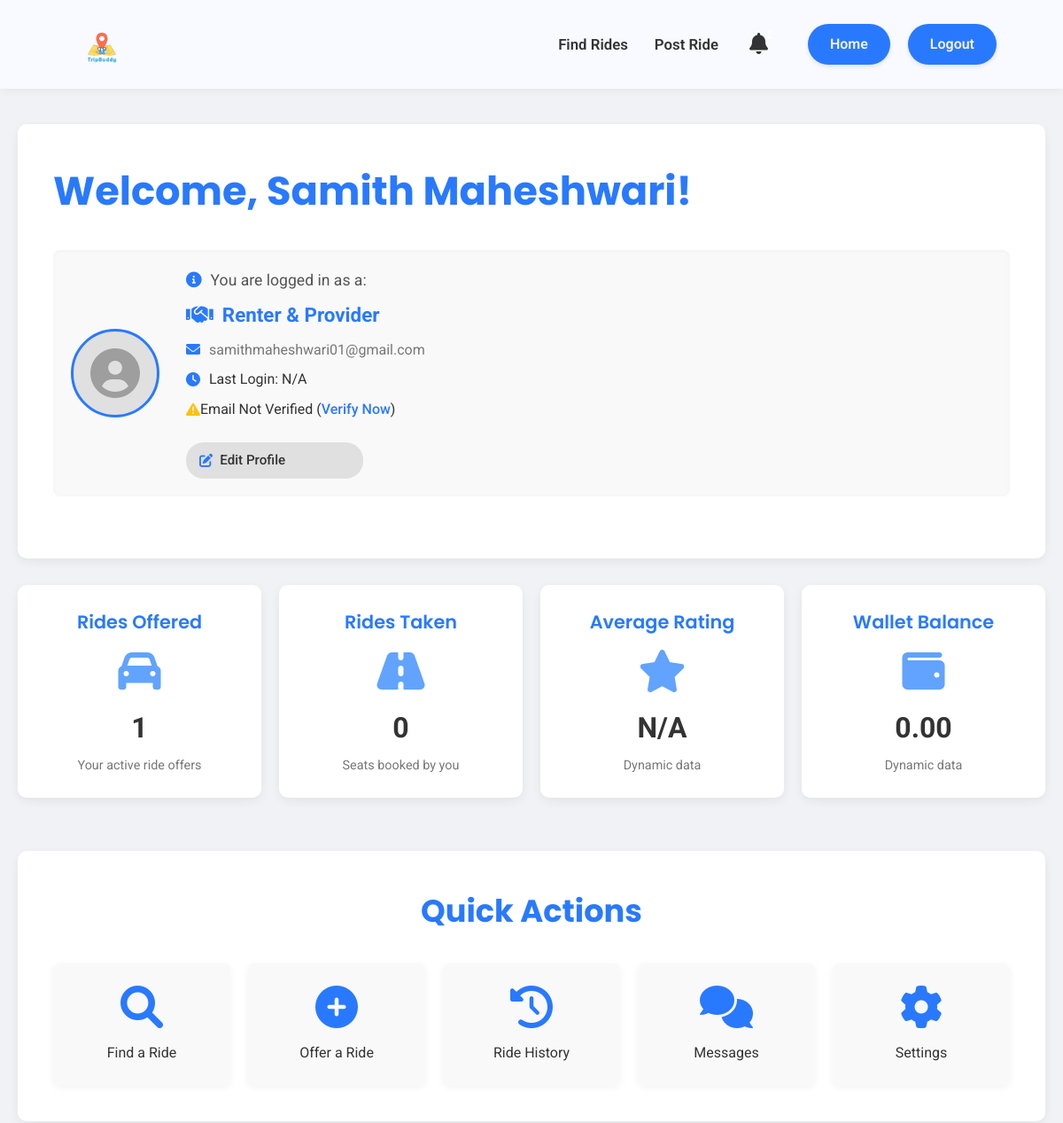
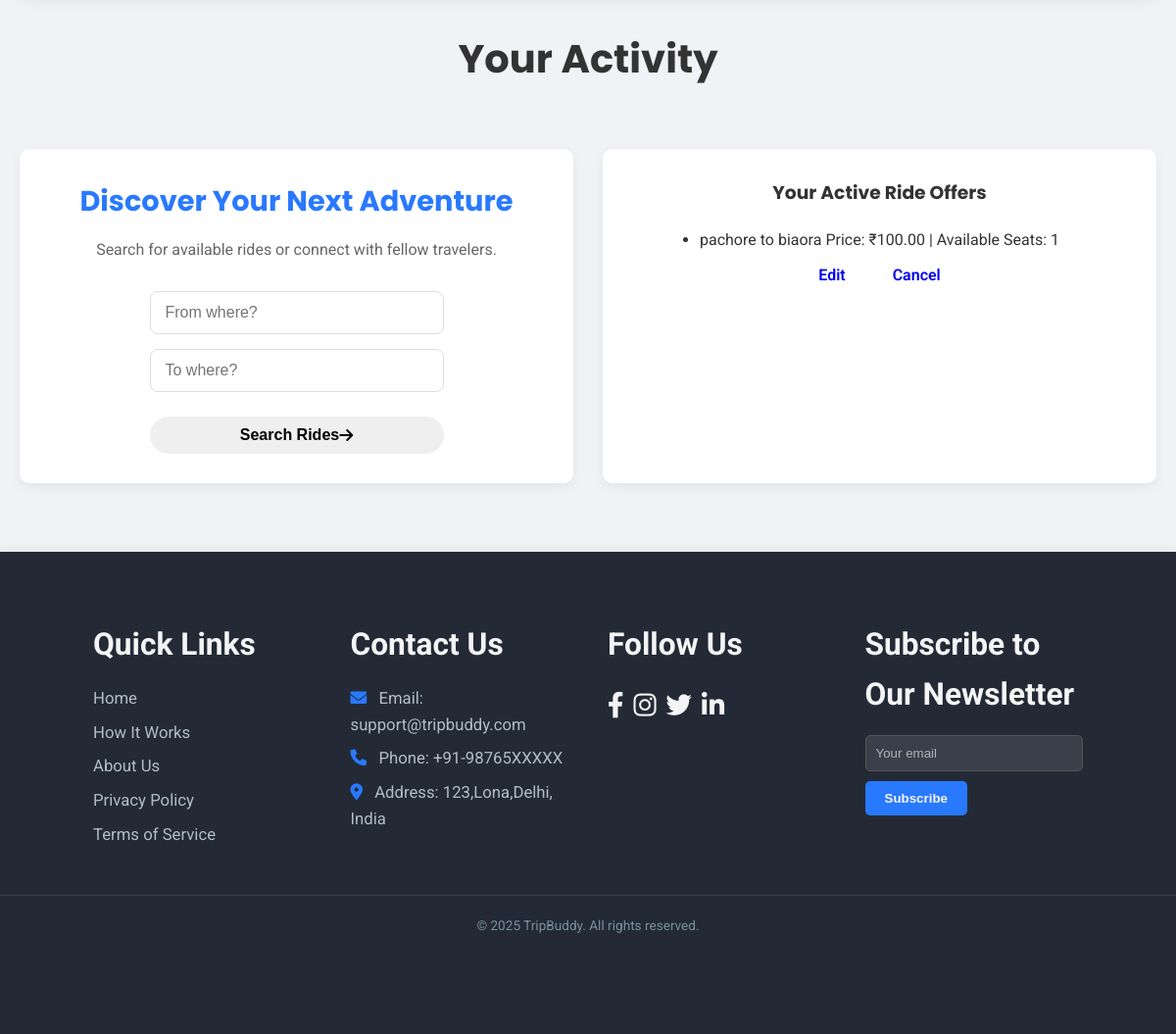
The page /dashboard (signed in) on the database its author committed (2 pictures, top to bottom).
### models.py (models this page shows, shortened)
class User(UserMixin, db.Model):
    id = db.Column(db.Integer, primary_key=True)
    username = db.Column(db.String(80), unique=True, nullable=False)
    email = db.Column(db.String(120), unique=True, nullable=False)
    password = db.Column(db.String(120), nullable=False)
    role = db.Column(db.String(20), nullable=False) # e.g., 'Renter', 'Provider'
    rides_created = db.relationship('Ride', backref='creator', lazy=True)
    rides_taken = db.Column(db.Integer, default=0, nullable=False)
    can_offer_rides = db.Column(db.Boolean, default=False, nullable=False)
    can_find_rides = db.Column(db.Boolean, default=False, nullable=False)
    received_notifications = db.relationship('Notification', backref='recipient', lazy=True, foreign_keys='Notification.user_id')

class Ride(db.Model):
    id = db.Column(db.Integer, primary_key=True)
    creator_id = db.Column(db.Integer, db.ForeignKey('user.id'), nullable=False)
    start_location = db.Column(db.String(100), nullable=False)
    end_location = db.Column(db.String(100), nullable=False)
    price = db.Column(db.Float, nullable=False)
    seats = db.Column(db.Integer, nullable=False)
    date = db.Column(db.Date, nullable=False)
    time = db.Column(db.String(20), nullable=False) # Store time as string (e.g., "10:00 AM")
    description = db.Column(db.Text, nullable=True)

### app.py (the view)
@app.route('/dashboard')
@login_required
def dashboard():
    user_rides = Ride.query.filter_by(creator_id=current_user.id).all()
    rides_offered_count = len(user_rides)
    rides_taken_count = current_user.rides_taken
    return render_template('dashboard.html',
                           name=current_user.username,
                           role=current_user.role,
                           user_rides=user_rides,
                           rides_offered_count=rides_offered_count,
                           rides_taken_count=rides_taken_count,
                           can_offer_rides=current_user.can_offer_rides,
                           can_find_rides=current_user.can_find_rides)

### app.py (called while the page is built)
@login_manager.user_loader
def load_user(user_id):
    return User.query.get(int(user_id))

### templates/dashboard.html (shortened to what this page needs)
<!DOCTYPE html>
<html lang="en">
<head>
    <link rel="stylesheet" href="https://cdnjs.cloudflare.com/ajax/libs/font-awesome/6.0.0-beta3/css/all.min.css">
    <link rel="stylesheet" href="{{ url_for('static', filename='css/main.css') }}">
    <link rel="stylesheet" href="{{ url_for('static', filename='css/dashboard.css') }}">
</head>
<body>
    <header class="dashboard-header">
        <div class="header-container">
            <div class="logo">
                <img src="{{ url_for('static', filename='images/tripbuddy.png') }}" alt="TripBuddy Logo" class="logo-img">
            </div>
            <div class="header-right-section">
                <nav class="dashboard-nav-header">
                    <ul>
                        <li><a href="{{ url_for('find_rides') }}" {% if not can_find_rides %}class="disabled-link"{% endif %}>Find Rides</a></li>
                        <li><a href="{{ url_for('post_ride') }}" {% if not can_offer_rides %}class="disabled-link"{% endif %}>Post Ride</a></li>
                    </ul>
                </nav>
                <div class="header-actions">
    <button class="notification-bell" aria-label="Notifications">
        <i class="fas fa-bell"></i>
        <span class="notification-badge" id="notification-count">0</span> </button>
    <a href="{{ url_for('home') }}" class="logout-btn-header">Home</a>
    <a href="{{ url_for('logout') }}" class="logout-btn-header">Logout</a>
</div>
            </div>
        </div>
    </header>
    <main>
        <div class="dashboard-content">
            <h1 class="welcome-heading">Welcome, {{ name }}!</h1>
            <div class="user-summary-section">
                <div class="user-avatar-placeholder">
                    <i class="fas fa-user-circle"></i> </div>
                <div class="user-details">
                    <p class="logged-in-as"><i class="fas fa-info-circle info-icon"></i> You are logged in as a:</p>
                    <p class="user-role-display">
                        {% if role == 'Renter' %}
                            <i class="fas fa-user-tag role-icon"></i> Renter
                        {% elif role == 'Provider' %}
                            <i class="fas fa-car-side role-icon"></i> Provider
                        {% elif role == 'Renter, Provider' %}
                            <i class="fas fa-handshake role-icon"></i> Renter & Provider
                        {% else %}
                            <i class="fas fa-user role-icon"></i> {{ role }} {% endif %}
                    </p>
                    <p class="user-email-display"><i class="fas fa-envelope email-icon"></i> {{ current_user.email }}</p>
                    <p class="user-meta-info"><i class="fas fa-clock meta-icon"></i> Last Login: {{ current_user.last_login_date | default('N/A') }}</p>
                    <p class="user-meta-info">
                        {% if current_user.is_email_verified %}
                            <i class="fas fa-check-circle verified-icon"></i> Email Verified
                        {% else %}
                            <i class="fas fa-exclamation-triangle unverified-icon"></i> Email Not Verified (<a href="#" class="verify-link">Verify Now</a>)
                        {% endif %}
                    </p>
                    <a href="#" class="edit-profile-link"><i class="fas fa-edit"></i> Edit Profile</a>
                </div>
            </div>
        </div>
        <div class="dashboard-stats-grid">
            <div class="stat-card">
                <h3 class="stat-title">Rides Offered</h3>
                <i class="fas fa-car stat-icon"></i>
                <p class="stat-value">{{ rides_offered_count | default(0) }}</p>
                <p class="stat-description">Your active ride offers</p>
            </div>
            <div class="stat-card">
                <h3 class="stat-title">Rides Taken</h3>
                <i class="fas fa-road stat-icon"></i>
                <p class="stat-value">{{ rides_taken_count | default(0) }}</p>
                <p class="stat-description">Seats booked by you</p>
            </div>
            <div class="stat-card">
                <h3 class="stat-title">Average Rating</h3>
                <i class="fas fa-star stat-icon"></i>
                <p class="stat-value">{{ average_rating | default('N/A') }}</p>
                <p class="stat-description">Dynamic data</p>
            </div>
            <div class="stat-card">
                <h3 class="stat-title">Wallet Balance</h3>
                <i class="fas fa-wallet stat-icon"></i>
                <p class="stat-value">{{ wallet_balance | default('0.00') }}</p>
                <p class="stat-description">Dynamic data</p>
            </div>
        </div>
        <section class="quick-actions-section">
            <h2 class="quick-actions-heading">Quick Actions</h2>
            <div class="action-grid">
                <a href="{{ url_for('find_rides') }}" class="action-card {% if not can_find_rides %}disabled-card{% endif %}">
                    <i class="fas fa-search action-icon"></i>
                    <p class="action-text">Find a Ride</p>
                </a>
                <a href="{{ url_for('post_ride') }}" class="action-card {% if not can_offer_rides %}disabled-card{% endif %}">
                    <i class="fas fa-plus-circle action-icon"></i>
                    <p class="action-text">Offer a Ride</p>
                </a>
                <a href="#" class="action-card">
                    <i class="fas fa-history action-icon"></i>
                    <p class="action-text">Ride History</p>
                </a>
                <a href="#" class="action-card">
                    <i class="fas fa-comments action-icon"></i>
                    <p class="action-text">Messages</p>
                </a>
                <a href="#" class="action-card">
                    <i class="fas fa-cog action-icon"></i>
                    <p class="action-text">Settings</p>
                </a>
            </div>
        </section>
        <h2 class="main-activity-title">Your Activity</h2>
        <section class="activity-cards-grid">
            <div class="card discover-adventure-card">
                <h3>Discover Your Next Adventure</h3>
                <p>Search for available rides or connect with fellow travelers.</p>
                <form class="search-ride-form">
                    <input type="text" placeholder="From where?" class="form-input">
                    <input type="text" placeholder="To where?" class="form-input">
                    <button type="submit" class="btn btn-primary">Search Rides <i class="fas fa-arrow-right"></i></button>
                </form>
            </div>
            <div class="card active-offers-card">
                <h3>Your Active Ride Offers</h3>
                {% if user_rides %}
                    <ul class="offer-list">
                        {% for ride in user_rides %}
                            <li class="offer-item">
                                <span class="offer-route">{{ ride.start_location }} to {{ ride.end_location }}</span>
                                <span class="offer-details">Price: ₹{{ "%.2f"|format(ride.price) }} | Available Seats: {{ ride.seats }}</span>
                                <div class="offer-actions">
                                    <a href="#" class="btn btn-sm btn-info">Edit</a>
                                    <a href="#" class="btn btn-sm btn-danger">Cancel</a>
                                </div>
                            </li>
                        {% endfor %}
                    </ul>
                {% else %}
                    <p class="no-offers-message"><i class="fas fa-info-circle"></i> You currently have no active ride offers.</p>
                    <a href="{{ url_for('post_ride') }}" class="btn btn-secondary-outline">Post a New Ride</a>
                {% endif %}
            </div>
            </section>
        </main>
    <footer class="main-footer section-padding">
        <div class="footer-container container">
            <div class="footer-links-group">
                <h4>Quick Links</h4>
                <a href="{{ url_for('home') }}">Home</a>
                <a href="{{ url_for('home') }}#how-it-works">How It Works</a>
                <a href="{{ url_for('about') }}">About Us</a>
                <a href="#">Privacy Policy</a>
                <a href="#">Terms of Service</a>
            </div>
            <div class="footer-contact-group">
                <h4>Contact Us</h4>
                <p><i class="fas fa-envelope"></i> Email: support@tripbuddy.com</p>
                <p><i class="fas fa-phone"></i> Phone: +91-98765XXXXX</p>
                <p><i class="fas fa-map-marker-alt"></i> Address: 123,Lona,Delhi, India</p>
            </div>
            <div class="footer-social-group">
                <h4>Follow Us</h4>
                <div class="social-icons">
                    <a href="https://www.facebook.com" target="_blank" aria-label="Facebook"><i class="fab fa-facebook-f"></i></a>
                    <a href="https://www.instagram.com" target="_blank" aria-label="Instagram"><i class="fab fa-instagram"></i></a>
                    <a href="https://www.twitter.com" target="_blank" aria-label="Twitter"><i class="fab fa-twitter"></i></a>
                    <a href="https://www.linkedin.com" target="_blank" aria-label="LinkedIn"><i class="fab fa-linkedin-in"></i></a>
                </div>
            </div>
            <div class="footer-newsletter-group">
                <h4>Subscribe to Our Newsletter</h4>
                <form class="newsletter-form">
                    <input type="email" placeholder="Your email" required />
                    <button type="submit">Subscribe</button>
                </form>
            </div>
        </div>
        <p class="footer-copy">&copy; 2025 TripBuddy. All rights reserved.</p>
    </footer>
    </body>
</html>

### static/css/main.css (style rules this page uses)
* { margin: 0; padding: 0; box-sizing: border-box; }
:root { --primary-color: #2979FF; --secondary-color: #FFD600; --dark-blue-hover: #1976D2; --dark-yellow-hover: #FFC107; --text-dark: #333333; --text-light: #f4f4f4; --background-light: #ffffff; --bg-dark: #232a36; --shadow-light: rgba(0, 0, 0, 0.05); --shadow-medium: rgba(0, 0, 0, 0.15); --poppins: 'Poppins', sans-serif; --roboto: 'Roboto', sans-serif; --primary-color-dark: #1976D2; --text-white: #ffffff; --bg-card: #ffffff; --text-medium: #666; }
body { font-family: var(--roboto); line-height: 1.6; color: var(--text-dark); background-color: #F0F2F5; overflow-x: hidden; display: flex; flex-direction: column; min-height: 100vh; }
.container { width: 90%; max-width: 1200px; margin: 0 auto; }
h1, h2, h3 { font-family: var(--poppins); color: var(--text-dark); margin-bottom: 20px; }
.section-padding { padding: 80px 0; }
.logo img { height: 80px; width: auto; display: block; }
.btn, .nav-btn { display: inline-flex; align-items: center; justify-content: center; padding: 8px 20px; border-radius: 25px; text-decoration: none; font-weight: 600; transition: all 0.3s ease; font-size: 1em; border: 2px solid transparent; cursor: pointer; white-space: nowrap; }
.btn::after, .nav-btn::after { display: none; }
.main-footer { background: var(--bg-dark); color: #B0BEC5; text-align: center; box-shadow: 0 -2px 10px var(--shadow-light); padding-top: 50px; margin-top: auto; }
.main-footer .footer-container { display: flex; flex-wrap: wrap; justify-content: space-around; margin-bottom: 20px; font-size: 1.1em; padding: 0 15px; }
.footer-links-group, .footer-contact-group, .footer-social-group, .footer-newsletter-group { margin: 20px; min-width: 200px; flex: 1; max-width: 280px; text-align: left; }
.footer-links-group h4, .footer-contact-group h4, .footer-social-group h4, .footer-newsletter-group h4 { margin-bottom: 15px; font-size: 1.8em; color: var(--text-light); }
.footer-links-group a, .footer-contact-group p { display: block; color: #B0BEC5; text-decoration: none; margin-bottom: 8px; font-size: 0.95em; }
.footer-contact-group p i { margin-right: 8px; color: var(--primary-color); }
.footer-social-group .social-icons { margin-top: 0; display: flex; justify-content: flex-start; }
.footer-social-group .social-icons a { margin: 0 10px 0 0; font-size: 1.5em; color: var(--text-light); }
.footer-newsletter-group .newsletter-form { display: flex; flex-direction: column; align-items: flex-start; }
.footer-newsletter-group input { padding: 10px; width: 100%; max-width: 250px; margin-bottom: 10px; border: 1px solid #555; background-color: rgba(255, 255, 255, 0.1); color: var(--text-light); border-radius: 5px; }
.footer-newsletter-group input::placeholder { color: rgba(255, 255, 255, 0.6); }
.footer-newsletter-group button { padding: 10px 20px; background-color: var(--primary-color); color: var(--text-light); border: none; cursor: pointer; border-radius: 5px; font-weight: bold; transition: background-color 0.3s ease; }
.footer-copy { border-top: 1px solid rgba(255, 255, 255, 0.1); padding-top: 20px; margin-top: 20px; padding-bottom: 20px; font-size: 0.85em; color: #78909C; }

### rows shown on the page
User: username "Samith Maheshwari", email "samithmaheshwari01@gmail.com"
Ride: start_location "pachore", end_location "biaora", price "100.00", seats "1"

### other values the page prints
{{ current_user.last_login_date | default('N/A') }} "N/A"
{{ rides_offered_count | default(0) }} "1"
{{ rides_taken_count | default(0) }} "0"
{{ average_rating | default('N/A') }} "N/A"
{{ wallet_balance | default('0.00') }} "0.00"
